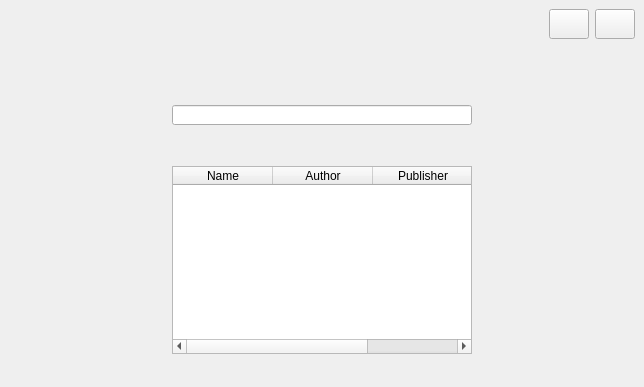
<?xml version="1.0" encoding="UTF-8"?>
<ui version="4.0">
 <class>showall</class>
 <widget class="QMainWindow" name="showall">
  <property name="geometry">
   <rect>
    <x>0</x>
    <y>0</y>
    <width>644</width>
    <height>387</height>
   </rect>
  </property>
  <property name="windowTitle">
   <string>MainWindow</string>
  </property>
  <widget class="QWidget" name="centralwidget">
   <layout class="QVBoxLayout" name="verticalLayout">
    <item>
     <layout class="QHBoxLayout" name="horizontalLayout">
      <property name="topMargin">
       <number>0</number>
      </property>
      <item>
       <spacer name="horizontalSpacer">
        <property name="orientation">
         <enum>Qt::Horizontal</enum>
        </property>
        <property name="sizeHint" stdset="0">
         <size>
          <width>40</width>
          <height>20</height>
         </size>
        </property>
       </spacer>
      </item>
      <item>
       <widget class="QPushButton" name="pushButton_2">
        <property name="minimumSize">
         <size>
          <width>30</width>
          <height>30</height>
         </size>
        </property>
        <property name="text">
         <string/>
        </property>
       </widget>
      </item>
      <item>
       <widget class="QPushButton" name="pushButton">
        <property name="minimumSize">
         <size>
          <width>30</width>
          <height>30</height>
         </size>
        </property>
        <property name="text">
         <string/>
        </property>
       </widget>
      </item>
     </layout>
    </item>
    <item>
     <spacer name="verticalSpacer">
      <property name="orientation">
       <enum>Qt::Vertical</enum>
      </property>
      <property name="sizeHint" stdset="0">
       <size>
        <width>20</width>
        <height>40</height>
       </size>
      </property>
     </spacer>
    </item>
    <item>
     <layout class="QHBoxLayout" name="horizontalLayout_2">
      <property name="topMargin">
       <number>0</number>
      </property>
      <property name="bottomMargin">
       <number>0</number>
      </property>
      <item>
       <spacer name="horizontalSpacer_6">
        <property name="orientation">
         <enum>Qt::Horizontal</enum>
        </property>
        <property name="sizeHint" stdset="0">
         <size>
          <width>40</width>
          <height>20</height>
         </size>
        </property>
       </spacer>
      </item>
      <item>
       <layout class="QVBoxLayout" name="verticalLayout_2">
        <property name="topMargin">
         <number>0</number>
        </property>
        <property name="bottomMargin">
         <number>0</number>
        </property>
        <item>
         <spacer name="verticalSpacer_5">
          <property name="orientation">
           <enum>Qt::Vertical</enum>
          </property>
          <property name="sizeHint" stdset="0">
           <size>
            <width>20</width>
            <height>40</height>
           </size>
          </property>
         </spacer>
        </item>
        <item>
         <layout class="QHBoxLayout" name="horizontalLayout_3">
          <property name="topMargin">
           <number>0</number>
          </property>
          <item>
           <spacer name="horizontalSpacer_2">
            <property name="orientation">
             <enum>Qt::Horizontal</enum>
            </property>
            <property name="sizeHint" stdset="0">
             <size>
              <width>40</width>
              <height>20</height>
             </size>
            </property>
           </spacer>
          </item>
          <item>
           <widget class="QLineEdit" name="search">
            <property name="minimumSize">
             <size>
              <width>300</width>
              <height>20</height>
             </size>
            </property>
           </widget>
          </item>
          <item>
           <spacer name="horizontalSpacer_3">
            <property name="orientation">
             <enum>Qt::Horizontal</enum>
            </property>
            <property name="sizeHint" stdset="0">
             <size>
              <width>40</width>
              <height>20</height>
             </size>
            </property>
           </spacer>
          </item>
         </layout>
        </item>
        <item>
         <spacer name="verticalSpacer_4">
          <property name="orientation">
           <enum>Qt::Vertical</enum>
          </property>
          <property name="sizeHint" stdset="0">
           <size>
            <width>20</width>
            <height>40</height>
           </size>
          </property>
         </spacer>
        </item>
        <item>
         <layout class="QHBoxLayout" name="horizontalLayout_4">
          <property name="topMargin">
           <number>0</number>
          </property>
          <item>
           <spacer name="horizontalSpacer_4">
            <property name="orientation">
             <enum>Qt::Horizontal</enum>
            </property>
            <property name="sizeHint" stdset="0">
             <size>
              <width>40</width>
              <height>20</height>
             </size>
            </property>
           </spacer>
          </item>
          <item>
           <widget class="QTableWidget" name="table">
            <property name="minimumSize">
             <size>
              <width>300</width>
              <height>0</height>
             </size>
            </property>
            <column>
             <property name="text">
              <string>Name</string>
             </property>
            </column>
            <column>
             <property name="text">
              <string>Author</string>
             </property>
            </column>
            <column>
             <property name="text">
              <string>Publisher</string>
             </property>
            </column>
           </widget>
          </item>
          <item>
           <spacer name="horizontalSpacer_5">
            <property name="orientation">
             <enum>Qt::Horizontal</enum>
            </property>
            <property name="sizeHint" stdset="0">
             <size>
              <width>40</width>
              <height>20</height>
             </size>
            </property>
           </spacer>
          </item>
         </layout>
        </item>
       </layout>
      </item>
      <item>
       <spacer name="horizontalSpacer_7">
        <property name="orientation">
         <enum>Qt::Horizontal</enum>
        </property>
        <property name="sizeHint" stdset="0">
         <size>
          <width>40</width>
          <height>20</height>
         </size>
        </property>
       </spacer>
      </item>
     </layout>
    </item>
    <item>
     <spacer name="verticalSpacer_2">
      <property name="orientation">
       <enum>Qt::Vertical</enum>
      </property>
      <property name="sizeHint" stdset="0">
       <size>
        <width>20</width>
        <height>40</height>
       </size>
      </property>
     </spacer>
    </item>
   </layout>
  </widget>
 </widget>
 <resources/>
 <connections/>
</ui>
